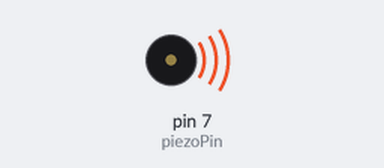
This sketch was run on a simulated Arduino Uno, built with avr-gcc and run on an emulated ATmega328P. Shown: buzzer (waves = sounding).

Above: at 0.1 s.
At 7.4 s:
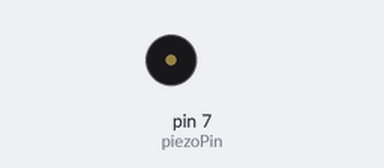
Timing chart, 0 to 8.7 s (numbered marks = the images above):
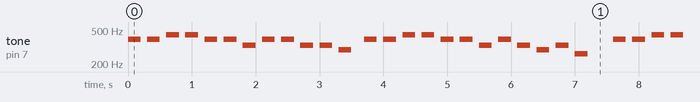

The sketch:

_20_Piezo.ino
```cpp
#define C 262  // 도
#define D 294  // 레
#define E 330  // 미
#define F 349  // 파
#define G 392  // 솔
#define A 440  // 라
#define B 494  // 시

int piezoPin = 7;
int tempo = 200;
int notes[25] = {G, G, A, A, G,
                  G, E, G, G, E,
                  E, D, G, G, A,
                  A, G, G, E, G,
                  E, D, E, C };

void setup() {
  Serial.begin(9600);

  pinMode(piezoPin, OUTPUT);
}

void loop() {
  for (int i = 0; i < 12; i++) {
    tone(piezoPin, notes[ i ], tempo);
    delay (300);
  }
  delay(100); // 멜로디 중간에 짧게 멈추는 용도

  for (int i = 12; i < 25; i++) {
    tone (piezoPin, notes[ i ], tempo);
    delay(300);
  }
}
```

Measured:
- by itself, tone on pin 7 (piezoPin): plays 392 Hz for 0.20 s, 392 Hz for 0.20 s, 440 Hz for 0.20 s, 440 Hz for 0.20 s, 392 Hz for 0.20 s, 392 Hz for 0.20 s … (411 notes in this stretch)
